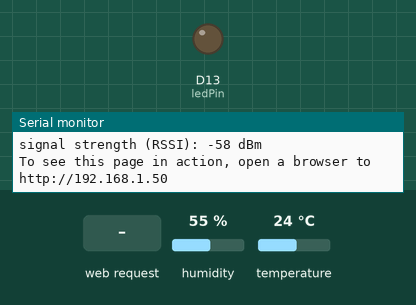
This sketch was run on a simulated Arduino MKR. On the bench: output pins drawn as LEDs (lit = HIGH), the last lines printed to the serial monitor. The test bench sets the inputs (shaded band); at power-on: humidity 55 %, temperature 24 °C. WiFi joins after 1.5 s; servers stay silent unless stated.

Above: at 12.7 s.
12.8 s: HTTP request GET /H received
At 13.8 s:
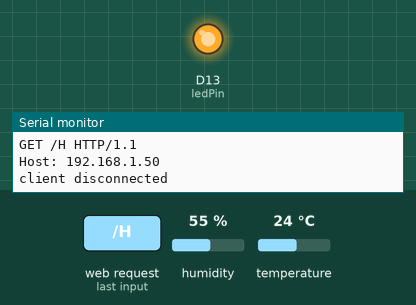
14.3 s: HTTP request GET /L received
At 15.3 s:
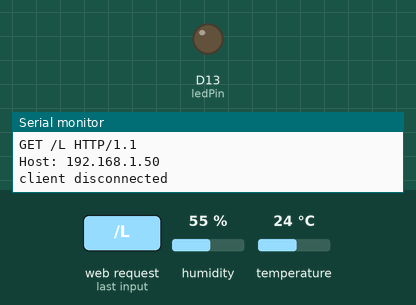
Timing chart, 0 to 17.3 s (numbered marks = the images above; inputs shaded):
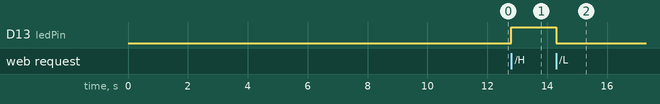

Measured:
- after the input at 12.8 s, D13 (ledPin): LOW → HIGH at once
- after the input at 14.3 s, D13 (ledPin): HIGH → LOW at once

The sketch:

DHT11_WEBserver.ino
```cpp
#include <WiFiNINA.h>
#include "DHT.h"

char ssid[] = "iPhone";
char pass[] = "62148723";
int keyIndex = 0;
int status = WL_IDLE_STATUS;
WiFiServer server(80);
WiFiClient client = server.available();

int ledPin = 13;

#define DHTPIN 2
#define DHTTYPE DHT11
DHT dht(DHTPIN, DHTTYPE);

void setup() {
  Serial.begin(9600);
  pinMode(ledPin, OUTPUT);
  while (!Serial);

  enable_WiFi();
  connect_WiFi();

  server.begin();
  printWifiStatus();

  dht.begin();
}

void loop() {
  client = server.available();

  if (client) {
    printWEB();
  }
}

void printWifiStatus() {
  Serial.print("SSID: ");
  Serial.println(WiFi.SSID());

  IPAddress ip = WiFi.localIP();
  Serial.print("IP Address: ");
  Serial.println(ip);

  long rssi = WiFi.RSSI();
  Serial.print("signal strength (RSSI): ");
  Serial.print(rssi);
  Serial.println(" dBm");

  Serial.print("To see this page in action, open a browser to http://");
  Serial.println(ip);
}

void enable_WiFi() {
  if (WiFi.status() == WL_NO_MODULE) {
    Serial.println("Communication with WiFi module failed!");
    while (true);
  }

  String fv = WiFi.firmwareVersion();
  if (fv < "1.0.0") {
    Serial.println("Please upgrade the firmware");
  }
}

void connect_WiFi() {
  while (status != WL_CONNECTED) {
    Serial.print("Attempting to connect to SSID: ");
    Serial.println(ssid);
    status = WiFi.begin(ssid, pass);
    delay(10000);
  }
}

void printWEB() {
  if (client) {
    Serial.println("new client");
    String currentLine = "";
    while (client.connected()) {
      if (client.available()) {
        char c = client.read();
        Serial.write(c);
        if (c == '\n') {
          if (currentLine.length() == 0) {
            client.println("HTTP/1.1 200 OK");
            client.println("Content-type:text/html");
            client.println();

            float temperature = dht.readTemperature();
            float humidity = dht.readHumidity();

            client.print("Temperature: ");
            client.print(temperature);
            client.println(" °C<br>");
            client.print("Humidity: ");
            client.print(humidity);
            client.println(" %<br>");

            client.println();
            break;
          } else {
            currentLine = "";
          }
        } else if (c != '\r') {
          currentLine += c;
        }

        if (currentLine.endsWith("GET /H")) {
          digitalWrite(ledPin, HIGH);
        }
        if (currentLine.endsWith("GET /L")) {
          digitalWrite(ledPin, LOW);
        }
      }
    }
    client.stop();
    Serial.println("client disconnected");
  }
}
```
